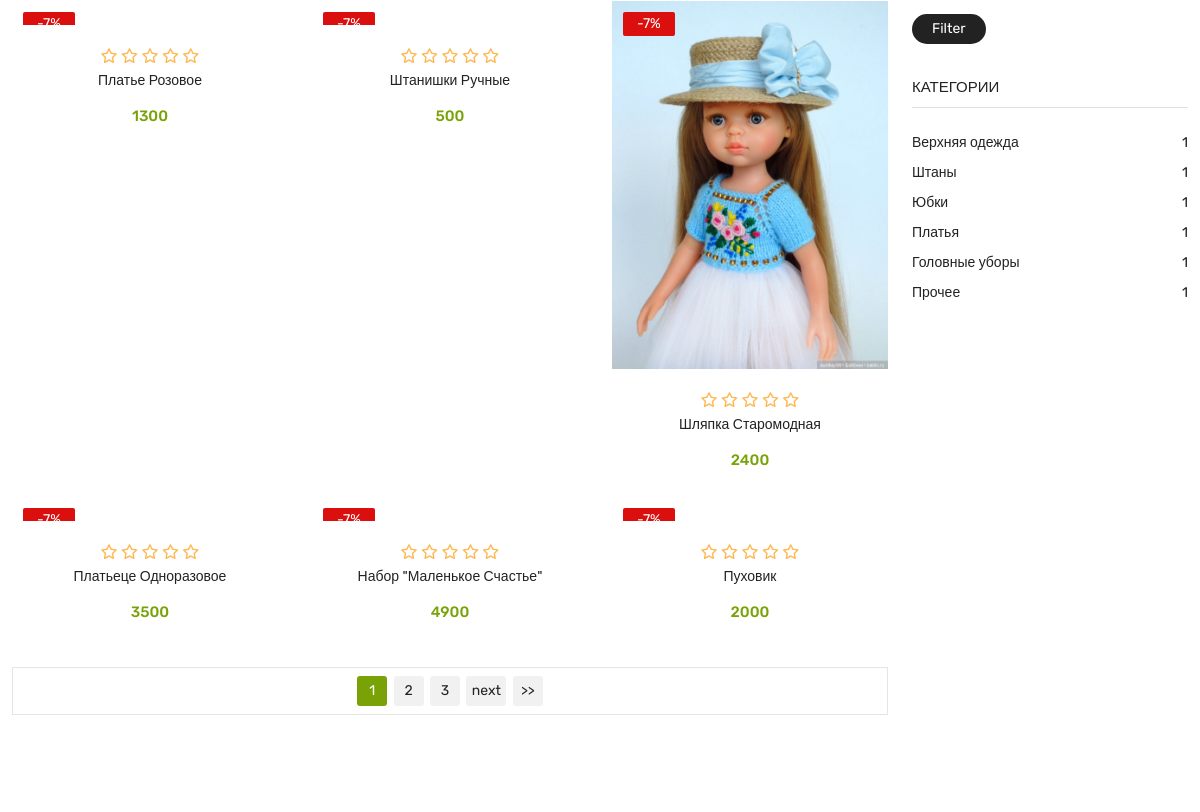
Page / (signed in, middle part) on the earlier database version.
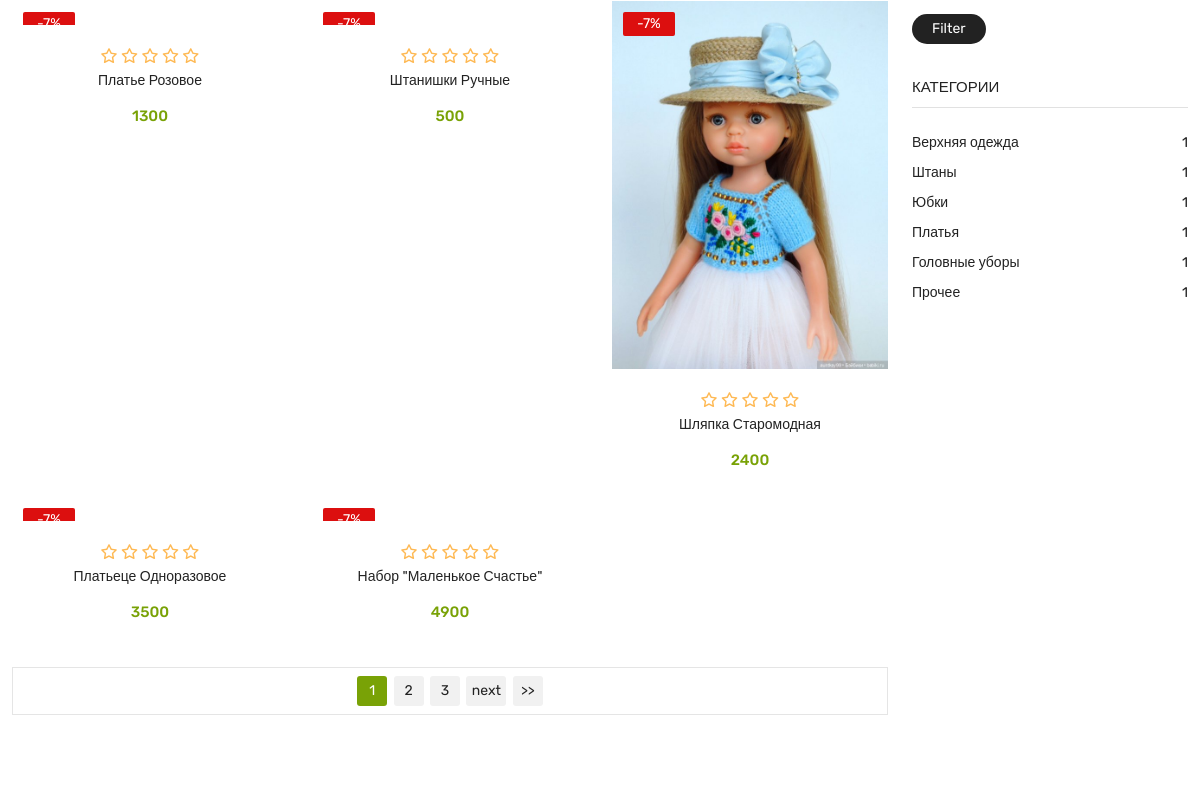
Same page on the later database version.
### dollshop1/models.py (models this page shows, shortened)
class Product(models.Model):
    STATUS = (('В наличии', 'В наличии'), ('Нет в наличии', 'Нет в наличии'))
    category = models.ForeignKey(Category, on_delete=models.CASCADE, null=True, verbose_name='Категория')
    name = models.CharField(max_length=255, verbose_name='Название')
    description = models.TextField(max_length=1300, verbose_name='Описание')
    image = models.ImageField(default='no_image.png', upload_to='product_image/', blank=True, null=True,
                              verbose_name='Изображение')
    price = models.DecimalField(decimal_places=0, max_digits=9, default=0, verbose_name='Цена')
    date_create = models.DateTimeField(auto_now_add=True)
    status = models.CharField(max_length=255, choices=STATUS, default=STATUS[0], verbose_name='Статус')

class Category(models.Model):
    name = models.CharField(max_length=255, unique=True, verbose_name='Название')

### dollshop1/views.py (the view)
# urls.py: path('', homepage, name='homepage'),
def homepage(request):
    category = Category.objects.all()
    product = Product.objects.all()
    cart = Cart.objects.filter(user=request.user)
    total_price = 0
    for item in cart:
        total_price += item.product.price * item.quantity
    context = {
        'product': product,
        'category': category,
        'cart': cart,
        'total_price': total_price,
        'cart_items': cart.count()
    }
    return render(request, 'dollshop1/shop.html', context)

### dollshop1/templates/dollshop1/shop.html (shortened to what this page needs)
<!DOCTYPE html>
<html class="no-js" lang="en">
	<head>
		<link rel="stylesheet" href="../../../static/css/bootstrap.min.css" />
		<link
			href="https://cdn.jsdelivr.net/npm/bootstrap@5.1.3/dist/css/bootstrap.min.css"
			rel="stylesheet"
		/>
		<link rel="stylesheet" href="../../../static/css/owl.carousel.min.css" />
		<link rel="stylesheet" href="../../../static/css/slick.css" />
		<link rel="stylesheet" href="../../../static/css/magnific-popup.css" />
		<link rel="stylesheet" href="../../../static/css/font.awesome.css" />
		<link rel="stylesheet" href="../../../static/css/animate.css" />
		<link rel="stylesheet" href="../../../static/css/jquery-ui.min.css" />
		<link rel="stylesheet" href="../../../static/css/slinky.menu.css" />
		<link rel="stylesheet" href="../../../static/css/plugins.css" />
		<link rel="stylesheet" href="../../../static/css/style.css" />
	</head>
	<body>
		<div class="shop_area mt-100 mb-100">
			<div class="container">
				<div class="row">
					<div class="col-lg-9 col-md-12">
						<div class="row shop_wrapper">
							{% for item in product %}
							<div class="col-lg-4 col-md-4 col-12">
								<article class="single_product">
									<figure>
										<div class="product_thumb">
											<a
												class="primary_img"
												href="{% url 'dollshop:product_detail' item.pk %}"
												><img src="{{ item.image.url }}" alt=""
											/></a>
											<div class="label_product">
												<span class="label_sale">-7%</span>
											</div>
										</div>
										<div class="product_content grid_content">
											<div class="product_price_rating">
												<div class="product_rating">
													<ul>
														<li>
															<a href="#"><i class="icon-star"></i></a>
														</li>
														<li>
															<a href="#"><i class="icon-star"></i></a>
														</li>
														<li>
															<a href="#"><i class="icon-star"></i></a>
														</li>
														<li>
															<a href="#"><i class="icon-star"></i></a>
														</li>
														<li>
															<a href="#"><i class="icon-star"></i></a>
														</li>
													</ul>
												</div>
												<h4 class="product_name">
													<a href="product-details.html">{{ item.name }}</a>
												</h4>
												<div class="price_box">
													<span class="current_price">{{ item.price }}</span>
												</div>
											</div>
										</div>
									</figure>
								</article>
							</div>
							{% endfor %}
						</div>
						<div class="shop_toolbar t_bottom">
							<div class="pagination">
								<ul>
									<li class="current">1</li>
									<li><a href="#">2</a></li>
									<li><a href="#">3</a></li>
									<li class="next"><a href="#">next</a></li>
									<li><a href="#">>></a></li>
								</ul>
							</div>
						</div>
					</div>
					<div class="col-lg-3 col-md-12">
						<aside class="sidebar_widget">
							<div class="widget_inner">
								<div class="widget_list widget_filter">
									<form action="#">
										<button type="submit">Filter</button>
										<input type="text" name="text" id="amount" />
									</form>
								</div>
								<div class="widget_list widget_color">
									<h3>Категории</h3>
									<ul>
										{% for ct in category %}
										<li>
											<a href="{% url 'dollshop:category_list' cate_pk=ct.pk %}"
												>{{ ct.name }} <span>1</span></a
											>
										</li>
										{% endfor %}
									</ul>
								</div>
							</div>
						</aside>
					</div>
				</div>
			</div>
		</div>
	</body>
</html>

Differences in the rows shown:
removed Product: name "Пуховик", price "2000"
